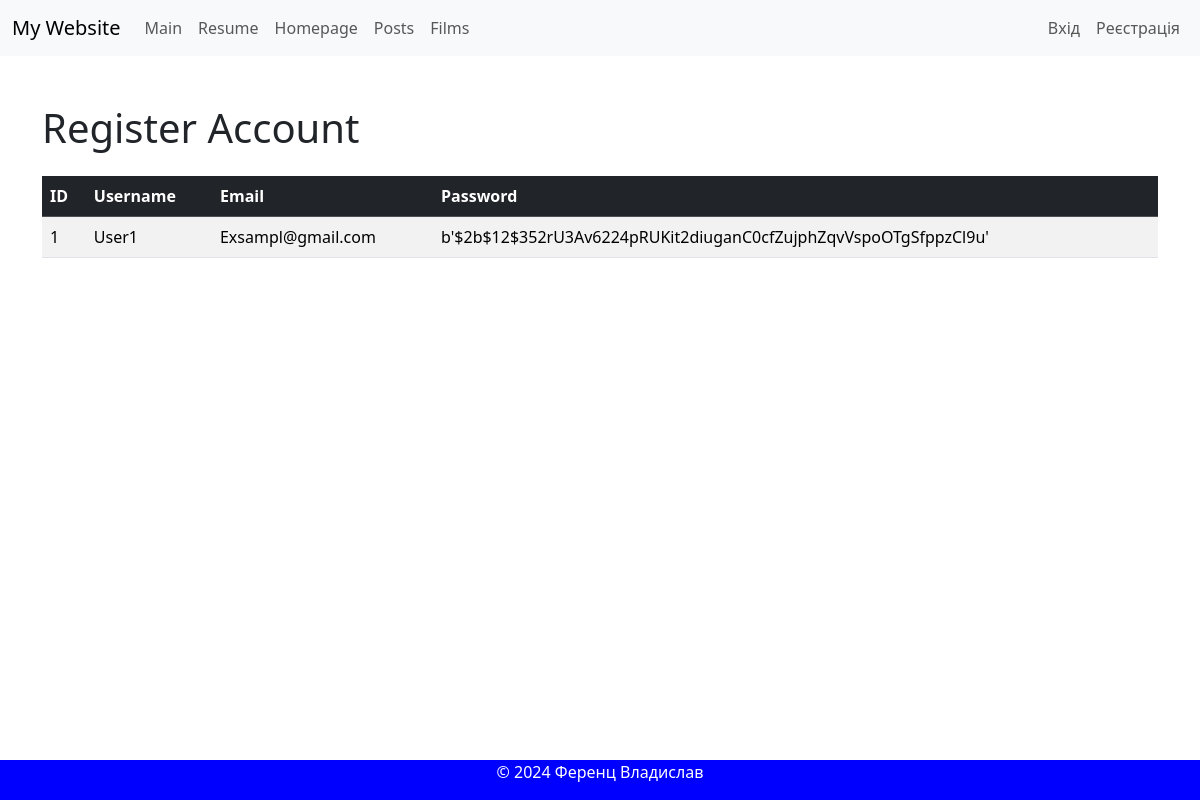
The page /user/all_register_account on the database as committed earlier.
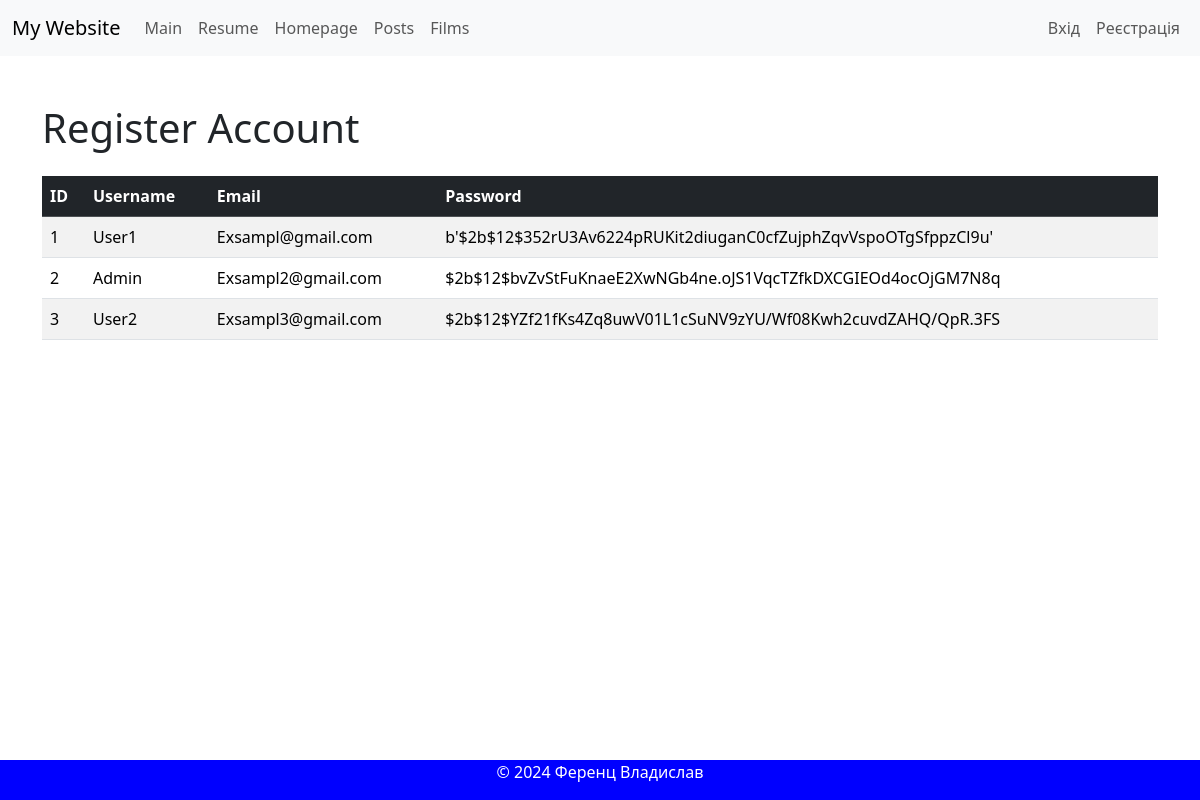
The same page on the database as committed later.
### app/user/models.py (models this page shows, shortened)
class User(db.Model, UserMixin):
    __tablename__ ='user'
    id = db.Column(db.Integer, primary_key=True)
    username = db.Column(db.String(20), nullable=False)
    email = db.Column(db.String(120), nullable=False)
    password = db.Column(db.String(60), nullable=False)
    img_file = db.Column(db.String(20), nullable=True, default="Default.png")
    about_me = db.Column(db.Text, nullable=True, default="")
    last_seen = db.Column(db.DateTime, default=dt.now())

### app/user/views.py (the view)
@user_bp.route('/all_register_account')
def get_accounts():
    stmt= db.select(User).order_by(User.id)
    accounts = db.session.scalars(stmt).all()
    return render_template("user/all_register_account.html", accounts=accounts)

### app/user/templates/user/all_register_account.html (shortened to what this page needs)
{%extends 'base.html'%}
{% from 'form_macros.html' import render_field %}
    {% block content%}
    <div class="container mt-5">
        <h1 class="mb-4">Register Account</h1>
        <table class="table table-striped table-hover">
            <thead class="table-dark">
                <tr>
                    <th>ID</th>
                    <th>Username</th>
                    <th>Email</th>
                    <th>Password</th>
                </tr>
            </thead>
            <tbody>
                {% for account in accounts %}
                <tr>
                    <td>{{ account.id }}</td>
                    <td>{{ account.username }}</td>
                    <td>{{ account.email }}</td>
                    <td>{{ account.password }}</td>
                </tr>
                {% endfor %}
            </tbody>
        </table>
    </div>
{% endblock %}

### app/templates/base.html (shortened to what this page needs)
<!DOCTYPE html>
<html lang="en">
<head>
    <link href="https://cdn.jsdelivr.net/npm/bootstrap@5.3.3/dist/css/bootstrap.min.css" rel="stylesheet">
    <link rel="stylesheet" href="https://cdnjs.cloudflare.com/ajax/libs/font-awesome/5.13.1/css/all.min.css" />
    <link rel="stylesheet" href="{{ url_for('static', filename='css/style.css') }}">
</head>
<body class="{{ color_scheme }}-scheme">
    <header>
        {% include 'header.html' %}
    </header>
        {% block content %}
        {% endblock %}
    <footer>
        {% include 'footer.html' %}
    </footer>
</body>
</html>

### app/templates/header.html (shortened to what this page needs)
<nav class="navbar navbar-expand-lg navbar-light bg-light">
    <div class="container-fluid">
      <a class="navbar-brand" href="../">My Website</a>
      <div class="collapse navbar-collapse" id="navbarNav">
        <ul class="navbar-nav me-auto">
          <li class="nav-item">
            <a class="nav-link" href="../">Main</a>
          </li>
          <li class="nav-item">
            <a class="nav-link" href="../resume">Resume</a>
          </li>
          <li class="nav-item">
            <a class="nav-link" href="../homepage">Homepage</a>
          </li>
          <li class="nav-item">
            <a class="nav-link" href="../post">Posts</a>
          </li>
          <li class="nav-item">
            <a class="nav-link" href="../films">Films</a>
          </li>
        </ul>
        <ul class="navbar-nav">
          {% if current_user.is_authenticated %}
            <li class="nav-item">
              <a class="nav-link" href="{{ url_for('user.get_profile') }}">Мій профіль</a>
            </li>
            <li class="nav-item">
              <a class="nav-link" href="{{ url_for('user.logout') }}">Вихід</a>
            </li>
          {% else %}
            <li class="nav-item">
              <a class="nav-link" href="{{ url_for('user.login') }}">Вхід</a>
            </li>
            <li class="nav-item">
              <a class="nav-link" href="{{ url_for('user.register') }}">Реєстрація</a>
            </li>
          {% endif %}
        </ul>
      </div>
    </div>
  </nav>

### app/templates/footer.html
<p>&copy; 2024 Ференц Владислав</p>

### app/static/css/style.css (style rules this page uses)
body { display: flex; flex-direction: column; padding-bottom: 50px; word-break: break-all; }
footer { position: fixed; bottom: 0; width: 100%; background-color: blue; color: white; text-align: center; z-index: 1000; }
a, a:active, a:focus { color: #575a7b; text-decoration: none; transition-timing-function: ease-in-out; -ms-transition-timing-function: ease-in-out; -moz-transition-timing-function: ease-in-out; -webkit-transition-timing-function: ease-in-out; -o-transition-timing-function: ease-in-out; transition-duration: .2s; -ms-transition-duration: .2s; -moz-transition-duration: .2s; -webkit-transition-duration: .2s; -o-transition-duration: .2s; }

Rows that differ between the two databases and show on the page:
added User: id "2", username "Admin", email "Exsampl2@gmail.com", password "$2b$12$bvZvStFuKnaeE2XwNGb4ne.oJS1VqcTZfkDXCGIEOd4ocOjGM7N8q"
added User: id "3", username "User2", email "Exsampl3@gmail.com", password "$2b$12$YZf21fKs4Zq8uwV01L1cSuNV9zYU/Wf08Kwh2cuvdZAHQ/QpR.3FS"
